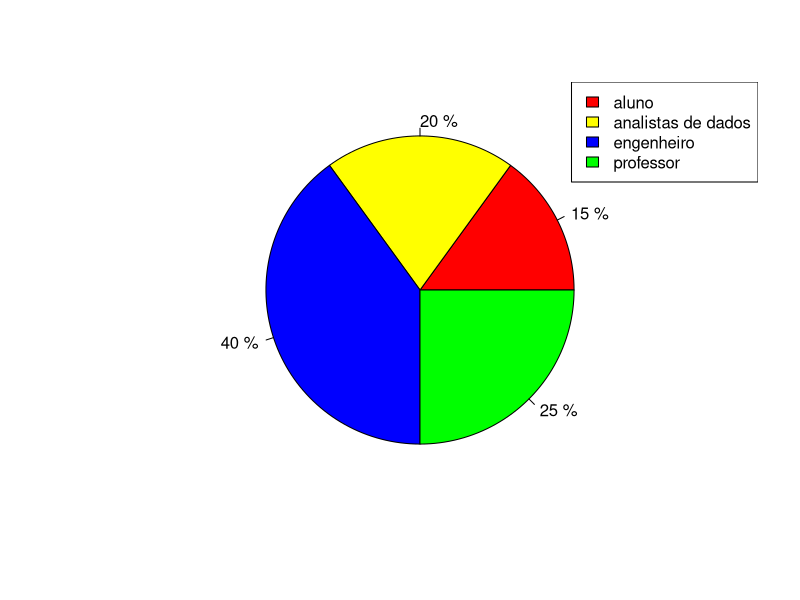

The R source for this figure: (Note: this script raises an error after producing the figure.)
#######################
# FICHA DE TRABALHO 3 #
#######################


# EXERCÍCIO 1

# 1 (a)

(amostra = c(rep("engenheiro",32), 
              rep("professor",20), 
              rep("analistas de dados",16), 
              rep("aluno",12)))


##############################################################
# 1 (b)

#######################
# tabela de frequências

(ni = table(amostra))  # frequências absolutas
(fi = prop.table(ni))  # frequências relativas

(tab.freq = data.frame(i=1:nrow(ni),       # número da linha
                        xi =names(ni),      # níveis da variável
                        ni=as.integer(ni),  # frequências absolutas
                        fi=as.numeric(fi)))  # frequências relativas

#######################
# representação gráfica

# gráfico circular
pie(ni, labels=paste(fi*100, "%"), col=c("red", "yellow", "blue", "green"))
legend("topright", legend=names(ni), fill=c("red", "yellow", "blue", "green"))


#######################
# medidas

if( min(ni)==max(ni) ){
  print("amodal")
} else{
  print(paste("Moda: ", names(ni)[ni==max(ni)]))
}



#######################################################################
#######################################################################
#######################################################################
#######################################################################
#######################################################################
#######################################################################

# EXERCÍCIO 2

#dados
#ler os dados do ficheiro: File -> Import Datset -> From EXCEL
obesidade


##############################################################
# 2 (a)

##############################
# variável estatística: Genero
# qualitativa

######
# i. medidas de localização central
#moda
(ni.g <- table(obesidade$Genero))

if( min(ni.g)==max(ni.g)){
  print("amodal")
} else{
  print(paste("Moda: ", names(ni.g)[ni.g==max(ni.g)]))
}


##############################
# variável estatística: Idade
# quantitativa

######
# i. medidas de localização central
#moda
(ni.Idade <- table(obesidade$Idade))

if( min(ni.Idade)==max(ni.Idade)){
  print("amodal")
} else{
  print(paste("Moda: ", names(ni.Idade)[ni.Idade==max(ni.Idade)]))
}
#média
mean(obesidade$Idade)
#mediana
median(obesidade$Idade)

######
# ii. quartis
quantile(obesidade$Idade, prob=c(0.25,0.50, 0.75))

######
# iii. nono decil
quantile(obesidade$Idade, prob=0.90)

######
# iV. terceiro percentil
quantile(obesidade$Idade, prob=0.03)

######
# v. extremos
#mínimo
min(obesidade$Idade)
#máximo
max(obesidade$Idade)

######
# vi. medidas de dispersão absoluta
# amplitude total
max(obesidade$Idade)-min(obesidade$Idade)
# amplitude Interquartil
IQR(obesidade$Idade)
# variância
var(obesidade$Idade)
# desvio padrão
sd(obesidade$Idade)

######
# vii. medidas de dispersão relativa
# coeficiente de variação
(sd(obesidade$Idade)/mean(obesidade$Idade))*100

######
# viii. medidas de simetria
e1071::skewness(obesidade$Idade)


##############################
# variável estatística: Altura
# quantitativa

######
# i. medidas de localização central
#moda
(ni.Altura <- table(obesidade$Altura))

if( min(ni.Altura)==max(ni.Altura)){
  print("amodal")
} else{
  print(paste("Moda: ", names(ni.Altura)[ni.Altura==max(ni.Altura)]))
}

#média
mean(obesidade$Altura)
#mediana
median(obesidade$Altura)

######
# ii. quartis
quantile(obesidade$Altura, prob=c(0.25,0.50, 0.75))

######
# iii. nono decil
quantile(obesidade$Altura, prob=0.90)

######
# iV. terceiro percentil
quantile(obesidade$Altura, prob=0.03)

######
# v. extremos
#mínimo
min(obesidade$Altura)
#máximo
max(obesidade$Altura)

######
# vi. medidas de dispersão absoluta
# amplitude total
max(obesidade$Altura)-min(obesidade$Altura)
# amplitude Interquartil
IQR(obesidade$Altura)
# variância
var(obesidade$Altura)
# desvio padrão
sd(obesidade$Altura)

######
# vii. medidas de dispersão relativa
# coeficiente de variação
(sd(obesidade$Altura)/mean(obesidade$Altura))*100

######
# viii. medidas de simetria
e1071::skewness(obesidade$Altura)


##############################
# variável estatística: Peso
# quantitativa

######
# i. medidas de localização central
#moda
(ni.Peso <- table(obesidade$Peso))

if( min(ni.Peso)==max(ni.Peso)){
  print("amodal")
} else{
  print(paste("Moda: ", names(ni.Peso)[ni.Peso==max(ni.Peso)]))
}

#média
mean(obesidade$Peso)
#mediana
median(obesidade$Peso)

######
# ii. quartis
quantile(obesidade$Peso, prob=c(0.25,0.50, 0.75))

######
# iii. nono decil
quantile(obesidade$Peso, prob=0.90)

######
# iV. terceiro percentil
quantile(obesidade$Peso, prob=0.03)

######
# v. extremos
#mínimo
min(obesidade$Peso)
#máximo
max(obesidade$Peso)

######
# vi. medidas de dispersão absoluta
# amplitude total
max(obesidade$Peso)-min(obesidade$Peso)
# amplitude Interquartil
IQR(obesidade$Peso)
# variância
var(obesidade$Peso)
# desvio padrão
sd(obesidade$Peso)

######
# vii. medidas de dispersão relativa
# coeficiente de variação
(sd(obesidade$Peso)/mean(obesidade$Peso))*100

######
# viii. medidas de simetria
e1071::skewness(obesidade$Peso)


##############################
# variável estatística: FAVC
# qualitativa

#moda
(ni.FAVC <- table(obesidade$FAVC))

if( min(ni.FAVC)==max(ni.FAVC)){
  print("amodal")
} else{
  print(paste("Moda: ", names(ni.FAVC)[ni.FAVC==max(ni.FAVC)]))
}


##############################
# variável estatística: FCVC
# qualitativa

#moda
(ni.FCVC <- table(obesidade$FCVC))

if( min(ni.FCVC)==max(ni.FCVC)){
  print("amodal")
} else{
  print(paste("Moda: ", names(ni.FCVC)[ni.FCVC==max(ni.FCVC)]))
}


##############################
# variável estatística: NCP
# quantitativa

######
# i. medidas de localização central
#moda
(ni.NCP <- table(obesidade$NCP))

if( min(ni.NCP)==max(ni.NCP)){
  print("amodal")
} else{
  print(paste("Moda: ", names(ni.NCP)[ni.NCP==max(ni.NCP)]))
}

#média
mean(obesidade$NCP)
#mediana
median(obesidade$NCP)

######
# ii. quartis
quantile(obesidade$NCP, prob=c(0.25,0.50, 0.75))

######
# iii. nono decil
quantile(obesidade$NCP, prob=0.90)

######
# iV. terceiro percentil
quantile(obesidade$NCP, prob=0.03)

######
# v. extremos
#mínimo
min(obesidade$NCP)
#máximo
max(obesidade$NCP)

######
# vi. medidas de dispersão absoluta
# amplitude total
max(obesidade$NCP)-min(obesidade$NCP)
# amplitude Interquartil
IQR(obesidade$NCP)
# variância
var(obesidade$NCP)
# desvio padrão
sd(obesidade$NCP)

######
# vii. medidas de dispersão relativa
# coeficiente de variação
(sd(obesidade$NCP)/mean(obesidade$NCP))*100

######
# viii. medidas de simetria
e1071::skewness(obesidade$NCP)


##############################
# variável estatística: CAEC
# qualitativa

#moda
(ni.CAEC <- table(obesidade$CAEC))

if( min(ni.CAEC)==max(ni.CAEC)){
  print("amodal")
} else{
  print(paste("Moda: ", names(ni.CAEC)[ni.CAEC==max(ni.CAEC)]))
}


##############################
# variável estatística: Fumar
# qualitativa

#moda
(ni.Fumar <- table(obesidade$Fumar))

if( min(ni.Fumar)==max(ni.Fumar)){
  print("amodal")
} else{
  print(paste("Moda: ", names(ni.Fumar)[ni.Fumar==max(ni.Fumar)]))
}


##############################
# variável estatística: CH2O
# qualitativa

#moda
(ni.CH2O <- table(obesidade$CH2O))

if( min(ni.CH2O)==max(ni.CH2O)){
  print("amodal")
} else{
  print(paste("Moda: ", names(ni.CH2O)[ni.CH2O==max(ni.CH2O)]))
}


##############################
# variável estatística: FAF
# qualitativa

#moda
(ni.FAF <- table(obesidade$FAF))

if( min(ni.FAF)==max(ni.FAF)){
  print("amodal")
} else{
  print(paste("Moda: ", names(ni.FAF)[ni.FAF==max(ni.FAF)]))
}


##############################
# variável estatística: CALC
# qualitativa

#moda
(ni.CALC <- table(obesidade$CALC))

if( min(ni.CALC)==max(ni.CALC)){
  print("amodal")
} else{
  print(paste("Moda: ", names(ni.CALC)[ni.CALC==max(ni.CALC)]))
}


##############################
# variável estatística: MTRANS
# qualitativa

#moda
(ni.MTRANS <- table(obesidade$MTRANS))

if( min(ni.MTRANS)==max(ni.MTRANS)){
  print("amodal")
} else{
  print(paste("Moda: ", names(ni.MTRANS)[ni.MTRANS==max(ni.MTRANS)]))
}


##############################################################
# 2 (b)

##############################
# variável estatística: Idade
# quantitativa

# i. sem indicação de outliers
boxplot(obesidade$Idade, col=2, main="Diagrama de extremos e quartis", 
        horizontal=TRUE, xlab="Idade", range=0)
# ii. com indicação de outliers a partir dos moderados
boxplot(obesidade$Idade, col=2, main="Diagrama de extremos e quartis", 
        horizontal=TRUE, xlab="Idade", range=1.5)
# iii. com indicação de outliers a partir dos severos
boxplot(obesidade$Idade, col=2, main="Diagrama de extremos e quartis", 
        horizontal=TRUE, xlab="Idade", range=3)


##############################
# variável estatística: Altura
# quantitativa

# i. sem indicação de outliers
boxplot(obesidade$Altura, col=3, main="Diagrama de extremos e quartis", 
        horizontal=TRUE, xlab="Altura", range=0)
# ii. com indicação de outliers a partir dos moderados
boxplot(obesidade$Altura, col=3, main="Diagrama de extremos e quartis", 
        horizontal=TRUE, xlab="Altura", range=1.5)
# iii. com indicação de outliers a partir dos severos
boxplot(obesidade$Altura, col=3, main="Diagrama de extremos e quartis", 
        horizontal=TRUE, xlab="Altura", range=3)


##############################
# variável estatística: Peso
# quantitativa

# i. sem indicação de outliers
boxplot(obesidade$Peso, col=4, main="Diagrama de extremos e quartis", 
        horizontal=TRUE, xlab="Peso", range=0)
# ii. com indicação de outliers a partir dos moderados
boxplot(obesidade$Peso, col=4, main="Diagrama de extremos e quartis", 
        horizontal=TRUE, xlab="Peso", range=1.5)
# iii. com indicação de outliers a partir dos severos
boxplot(obesidade$Peso, col=4, main="Diagrama de extremos e quartis", 
        horizontal=TRUE, xlab="Peso", range=3)


##############################
# variável estatística: NCP
# quantitativa

# i. sem indicação de outliers
boxplot(obesidade$NCP, col=5, main="Diagrama de extremos e quartis", horizontal=TRUE, 
        xlab="Número de refeições principais que tem habitualmente", range=0)
# ii. com indicação de outliers a partir dos moderados
boxplot(obesidade$NCP, col=5, main="Diagrama de extremos e quartis", horizontal=TRUE, 
        xlab="Número de refeições principais que tem habitualmente", range=1.5)
# iii. com indicação de outliers a partir dos severos
boxplot(obesidade$NCP, col=5, main="Diagrama de extremos e quartis", horizontal=TRUE, 
        xlab="Número de refeições principais que tem habitualmente", range=3)


##############################################################
# 2 (d)

# dados dos género feminino
obesidade.F <- obesidade[obesidade$Genero=="Feminino",] 
nrow(obesidade.F)

# dados dos género masculino
obesidade.M <- obesidade[obesidade$Genero=="Masculino",] 
nrow(obesidade.M)

##############################
# variável estatística: Idade
# quantitativa

#######
# (a) #
#######


######
# i. medidas de localização central

#moda

(ni.F.Idade <- table(obesidade.F$Idade))
if( min(ni.F.Idade)==max(ni.F.Idade)){
  print("amodal")
} else{
  print(paste("Moda: ", names(ni.F.Idade)[ni.F.Idade==max(ni.F.Idade)]))
}

(ni.M.Idade <- table(obesidade.M$Idade))
if( min(ni.M.Idade)==max(ni.M.Idade)){
  print("amodal")
} else{
  print(paste("Moda: ", names(ni.M.Idade)[ni.M.Idade==max(ni.M.Idade)]))
}

#média
mean(obesidade.F$Idade)
mean(obesidade.M$Idade)

#mediana
median(obesidade.F$Idade)
median(obesidade.M$Idade)


######
# ii. quartis

quantile(obesidade.F$Idade, prob=c(0.25,0.50,0.75))
quantile(obesidade.M$Idade, prob=c(0.25,0.50,0.75))


######
# iii. nono decil
quantile(obesidade.F$Idade, prob=0.90)
quantile(obesidade.M$Idade, prob=0.90)


######
# iV. terceiro percentil
quantile(obesidade.F$Idade, prob=0.03)
quantile(obesidade.M$Idade, prob=0.03)


######
# v. extremos
#mínimo
min(obesidade.F$Idade)
min(obesidade.M$Idade)
#máximo
max(obesidade.F$Idade)
max(obesidade.M$Idade)


######
# vi. medidas de dispersão absoluta

# amplitude total
max(obesidade.F$Idade)-min(obesidade.F$Idade)
max(obesidade.M$Idade)-min(obesidade.M$Idade)

# amplitude Interquartil
IQR(obesidade.F$Idade)
IQR(obesidade.M$Idade)

# variância
var(obesidade.F$Idade)
var(obesidade.M$Idade)

# desvio padrão
sd(obesidade.F$Idade)
sd(obesidade.M$Idade)

######
# vii. medidas de dispersão relativa

# coeficiente de variação
(sd(obesidade.F$Idade)/mean(obesidade.F$Idade))*100
(sd(obesidade.M$Idade)/mean(obesidade.M$Idade))*100

######
# viii. medidas de simetria
e1071::skewness(obesidade.F$Idade)
e1071::skewness(obesidade.M$Idade)

#######
# (b) #
#######

# i. sem indicação de outliers
boxplot(Idade ~ Genero, data=obesidade, col=2:3, xlab="Género", ylab="Idade", range=0)
# ii. com indicação de outliers a partir dos moderados
boxplot(Idade ~ Genero, data=obesidade, col=2:3, xlab="Género", ylab="Idade", range=1.5)
# iii. com indicação de outliers a partir dos severos
boxplot(Idade ~ Genero, data=obesidade, col=2:3, xlab="Género", ylab="Idade", range=3)


##############################
# variável estatística: Altura
# quantitativa

#######
# (a) #
#######


######
# i. medidas de localização central

#moda
(ni.F.Altura <- table(obesidade.F$Altura))
if( min(ni.F.Altura)==max(ni.F.Altura)){
  print("amodal")
} else{
  print(paste("Moda: ", names(ni.F.Altura)[ni.F.Altura==max(ni.F.Altura)]))
}

(ni.M.Altura <- table(obesidade.M$Altura))
if( min(ni.M.Altura)==max(ni.M.Altura)){
  print("amodal")
} else{
  print(paste("Moda: ", names(ni.M.Altura)[ni.M.Altura==max(ni.M.Altura)]))
}

#média
mean(obesidade.F$Altura)
mean(obesidade.M$Altura)

#mediana (fórmula dos slides)
median(obesidade.F$Altura, type=2)
median(obesidade.M$Altura, type=2)

######
# ii. quartis
quantile(obesidade.F$Altura, prob=c(0.25,0.50,0.75))
quantile(obesidade.M$Altura, prob=c(0.25,0.50,0.75))


######
# iii. nono decil
quantile(obesidade.F$Altura, prob=0.90)
quantile(obesidade.M$Altura, prob=0.90)


######
# iV. terceiro percentil
quantile(obesidade.F$Altura, prob=0.03)
quantile(obesidade.M$Altura, prob=0.03)


######
# v. extremos
#mínimo
min(obesidade.F$Altura)
min(obesidade.M$Altura)
#máximo
max(obesidade.F$Altura)
max(obesidade.M$Altura)


######
# vi. medidas de dispersão absoluta

# amplitude total
max(obesidade.F$Altura)-min(obesidade.F$Altura)
max(obesidade.M$Altura)-min(obesidade.M$Altura)

# amplitude Interquartil
IQR(obesidade.F$Altura)
IQR(obesidade.M$Altura)

# variância
var(obesidade.F$Altura)
var(obesidade.M$Altura)

# desvio padrão
sd(obesidade.F$Altura)
sd(obesidade.M$Altura)

######
# vii. medidas de dispersão relativa

# coeficiente de variação
(sd(obesidade.F$Altura)/mean(obesidade.F$Altura))*100
(sd(obesidade.M$Altura)/mean(obesidade.M$Altura))*100

######
# viii. medidas de simetria
e1071::skewness(obesidade.F$Altura)
e1071::skewness(obesidade.M$Altura)

#######
# (b) #
#######

# i. sem indicação de outliers
boxplot(Altura ~ Genero, data=obesidade, col=4:5, xlab="Género", ylab="Altura", range=0)
# ii. com indicação de outliers a partir dos moderados
boxplot(Altura ~ Genero, data=obesidade, col=4:5, xlab="Género", ylab="Altura", range=1.5)
# iii. com indicação de outliers a partir dos severos
boxplot(Altura ~ Genero, data=obesidade, col=4:5, xlab="Género", ylab="Altura", range=3)



##############################
# variável estatística: Peso
# quantitativa

#######
# (a) #
#######


######
# i. medidas de localização central

#moda
(ni.F.Peso <- table(obesidade.F$Peso))
if( min(ni.F.Peso)==max(ni.F.Peso)){
  print("amodal")
} else{
  print(paste("Moda: ", names(ni.F.Peso)[ni.F.Peso==max(ni.F.Peso)]))
}

(ni.M.Peso <- table(obesidade.M$Peso))
if( min(ni.M.Peso)==max(ni.M.Peso)){
  print("amodal")
} else{
  print(paste("Moda: ", names(ni.M.Peso)[ni.M.Peso==max(ni.M.Peso)]))
}


#média
mean(obesidade.F$Peso)
mean(obesidade.M$Peso)

#mediana
median(obesidade.F$Peso)
median(obesidade.M$Peso)


######
# ii. quartis
quantile(obesidade.F$Peso, prob=c(0.25,0.50,0.75))
quantile(obesidade.M$Peso, prob=c(0.25,0.50,0.75))


######
# iii. nono decil
quantile(obesidade.F$Peso, prob=0.90)
quantile(obesidade.M$Peso, prob=0.90)


######
# iV. terceiro percentil
quantile(obesidade.F$Peso, prob=0.03)
quantile(obesidade.M$Peso, prob=0.03)


######
# v. extremos
#mínimo
min(obesidade.F$Peso)
min(obesidade.M$Peso)
#máximo
max(obesidade.F$Peso)
max(obesidade.M$Peso)


######
# vi. medidas de dispersão absoluta

# amplitude total
max(obesidade.F$Peso)-min(obesidade.F$Peso)
max(obesidade.M$Peso)-min(obesidade.M$Peso)

# amplitude Interquartil
IQR(obesidade.F$Peso)
IQR(obesidade.M$Peso)

# variância
var(obesidade.F$Peso)
var(obesidade.M$Peso)

# desvio padrão
sd(obesidade.F$Peso)
sd(obesidade.M$Peso)

######
# vii. medidas de dispersão relativa

# coeficiente de variação
(sd(obesidade.F$Peso)/mean(obesidade.F$Peso))*100
(sd(obesidade.M$Peso)/mean(obesidade.M$Peso))*100

######
# viii. medidas de simetria
e1071::skewness(obesidade.F$Peso)
e1071::skewness(obesidade.M$Peso)

#######
# (b) #
#######

# i. sem indicação de outliers
boxplot(Peso ~ Genero, data=obesidade, col=6:7, xlab="Género", ylab="Peso", range=0)
# ii. com indicação de outliers a partir dos moderados
boxplot(Peso ~ Genero, data=obesidade, col=6:7, xlab="Género", ylab="Peso", range=1.5)
# iii. com indicação de outliers a partir dos severos
boxplot(Peso ~ Genero, data=obesidade, col=6:7, xlab="Género", ylab="Peso", range=3)


##############################
# variável estatística: FAVC
# qualitativa

#######
# (a) #
#######


######
# i. medidas de localização central

#moda
(ni.F.FAVC <- table(obesidade.F$FAVC))
if( min(ni.F.FAVC)==max(ni.F.FAVC)){
  print("amodal")
} else{
  print(paste("Moda: ", names(ni.F.FAVC)[ni.F.FAVC==max(ni.F.FAVC)]))
}

(ni.M.FAVC <- table(obesidade.M$FAVC))
if( min(ni.M.FAVC)==max(ni.M.FAVC)){
  print("amodal")
} else{
  print(paste("Moda: ", names(ni.M.FAVC)[ni.M.FAVC==max(ni.M.FAVC)]))
}

##############################
# variável estatística: FCVC
# qualitativa

#######
# (a) #
#######


######
# i. medidas de localização central

#moda
(ni.F.FCVC <- table(obesidade.F$FCVC))
if( min(ni.F.FCVC)==max(ni.F.FCVC)){
  print("amodal")
} else{
  print(paste("Moda: ", names(ni.F.FCVC)[ni.F.FCVC==max(ni.F.FCVC)]))
}

(ni.M.FCVC <- table(obesidade.M$FCVC))
if( min(ni.M.FCVC)==max(ni.M.FCVC)){
  print("amodal")
} else{
  print(paste("Moda: ", names(ni.M.FCVC)[ni.M.FCVC==max(ni.M.FCVC)]))
}

##############################
# variável estatística: NCP
# quantitativa

#######
# (a) #
#######


######
# i. medidas de localização central

#moda

(ni.F.NCP <- table(obesidade.F$NCP))
if( min(ni.F.NCP)==max(ni.F.NCP)){
  print("amodal")
} else{
  print(paste("Moda: ", names(ni.F.NCP)[ni.F.NCP==max(ni.F.NCP)]))
}

(ni.M.NCP <- table(obesidade.M$NCP))
if( min(ni.M.NCP)==max(ni.M.NCP)){
  print("amodal")
} else{
  print(paste("Moda: ", names(ni.M.NCP)[ni.M.NCP==max(ni.M.NCP)]))
}


#média
mean(obesidade.F$NCP)
mean(obesidade.M$NCP)

#mediana  (fórmula dos slides: type=2)
median(obesidade.F$NCP, type=2)
median(obesidade.M$NCP, type=2)

######
# ii. quartis
quantile(obesidade.F$NCP, prob=c(0.25,0.50,0.75))
quantile(obesidade.M$NCP, prob=c(0.25,0.50,0.75))


######
# iii. nono decil
quantile(obesidade.F$NCP, prob=0.90)
quantile(obesidade.M$NCP, prob=0.90)


######
# iV. terceiro percentil
quantile(obesidade.F$NCP, prob=0.03)
quantile(obesidade.M$NCP, prob=0.03)


######
# v. extremos
#mínimo
min(obesidade.F$NCP)
min(obesidade.M$NCP)
#máximo
max(obesidade.F$NCP)
max(obesidade.M$NCP)


######
# vi. medidas de dispersão absoluta

# amplitude total
max(obesidade.F$NCP)-min(obesidade.F$NCP)
max(obesidade.M$NCP)-min(obesidade.M$NCP)

# amplitude Interquartil
IQR(obesidade.F$NCP)
IQR(obesidade.M$NCP)

# variância
var(obesidade.F$NCP)
var(obesidade.M$NCP)

# desvio padrão
sd(obesidade.F$NCP)
sd(obesidade.M$NCP)


######
# vii. medidas de dispersão relativa

# coeficiente de variação
(sd(obesidade.F$NCP)/mean(obesidade.F$NCP))*100
(sd(obesidade.M$NCP)/mean(obesidade.M$NCP))*100


######
# viii. medidas de simetria
e1071::skewness(obesidade.F$NCP)
e1071::skewness(obesidade.M$NCP)

#######
# (b) #
#######

# i. sem indicação de outliers
boxplot(NCP ~ Genero, data=obesidade, col=8:9, xlab="Género", 
        ylab="Número de refeições principais que tem habitualmente", range=0)
# ii. com indicação de outliers a partir dos moderados
boxplot(NCP ~ Genero, data=obesidade, col=8:9, xlab="Género", 
        ylab="Número de refeições principais que tem habitualmente", range=1.5)
# iii. com indicação de outliers a partir dos severos
boxplot(NCP ~ Genero, data=obesidade, col=8:9, xlab="Género", 
        ylab="Número de refeições principais que tem habitualmente", range=3)


##############################
# variável estatística: CAEC
# qualitativa

#######
# (a) #
#######


######
# i. medidas de localização central

#moda

(ni.F.CAEC <- table(obesidade.F$CAEC))
if( min(ni.F.CAEC)==max(ni.F.CAEC)){
  print("amodal")
} else{
  print(paste("Moda: ", names(ni.F.CAEC)[ni.F.CAEC==max(ni.F.CAEC)]))
}

(ni.M.CAEC <- table(obesidade.M$CAEC))
if( min(ni.M.CAEC)==max(ni.M.CAEC)){
  print("amodal")
} else{
  print(paste("Moda: ", names(ni.M.CAEC)[ni.M.CAEC==max(ni.M.CAEC)]))
}

##############################
# variável estatística: Fumar
# qualitativa

#######
# (a) #
#######


######
# i. medidas de localização central

#moda

(ni.F.Fumar <- table(obesidade.F$Fumar))
if( min(ni.F.Fumar)==max(ni.F.Fumar)){
  print("amodal")
} else{
  print(paste("Moda: ", names(ni.F.Fumar)[ni.F.Fumar==max(ni.F.Fumar)]))
}

(ni.M.Fumar <- table(obesidade.M$Fumar))
if( min(ni.M.Fumar)==max(ni.M.Fumar)){
  print("amodal")
} else{
  print(paste("Moda: ", names(ni.M.Fumar)[ni.M.Fumar==max(ni.M.Fumar)]))
}

##############################
# variável estatística: CH2O
# qualitativa

#######
# (a) #
#######


######
# i. medidas de localização central

#moda

(ni.F.CH2O <- table(obesidade.F$CH2O))
if( min(ni.F.CH2O)==max(ni.F.CH2O)){
  print("amodal")
} else{
  print(paste("Moda: ", names(ni.F.CH2O)[ni.F.CH2O==max(ni.F.CH2O)]))
}

(ni.M.CH2O <- table(obesidade.M$CH2O))
if( min(ni.M.CH2O)==max(ni.M.CH2O)){
  print("amodal")
} else{
  print(paste("Moda: ", names(ni.M.CH2O)[ni.M.CH2O==max(ni.M.CH2O)]))
}

##############################
# variável estatística: FAF
# qualitativa

#######
# (a) #
#######


######
# i. medidas de localização central

#moda

(ni.F.FAF <- table(obesidade.F$FAF))
if( min(ni.F.FAF)==max(ni.F.FAF)){
  print("amodal")
} else{
  print(paste("Moda: ", names(ni.F.FAF)[ni.F.FAF==max(ni.F.FAF)]))
}

(ni.M.FAF <- table(obesidade.M$FAF))
if( min(ni.M.FAF)==max(ni.M.FAF)){
  print("amodal")
} else{
  print(paste("Moda: ", names(ni.M.FAF)[ni.M.FAF==max(ni.M.FAF)]))
}


##############################
# variável estatística: CALC
# qualitativa

#######
# (a) #
#######


######
# i. medidas de localização central

#moda

(ni.F.CALC <- table(obesidade.F$CALC))
if( min(ni.F.CALC)==max(ni.F.CALC)){
  print("amodal")
} else{
  print(paste("Moda: ", names(ni.F.CALC)[ni.F.CALC==max(ni.F.CALC)]))
}

(ni.M.CALC <- table(obesidade.M$CALC))
if( min(ni.M.CALC)==max(ni.M.CALC)){
  print("amodal")
} else{
  print(paste("Moda: ", names(ni.M.CALC)[ni.M.CALC==max(ni.M.CALC)]))
}

##############################
# variável estatística: MTRANS
# qualitativa

#######
# (a) #
#######


######
# i. medidas de localização central

#moda

(ni.F.MTRANS <- table(obesidade.F$MTRANS))
if( min(ni.F.MTRANS)==max(ni.F.MTRANS)){
  print("amodal")
} else{
  print(paste("Moda: ", names(ni.F.MTRANS)[ni.F.MTRANS==max(ni.F.MTRANS)]))
}

(ni.M.MTRANS <- table(obesidade.M$MTRANS))
if( min(ni.M.MTRANS)==max(ni.M.MTRANS)){
  print("amodal")
} else{
  print(paste("Moda: ", names(ni.M.MTRANS)[ni.M.MTRANS==max(ni.M.MTRANS)]))
}




##############################################################
# 2 (f)

#################################
# i) variável estatística: Idade

# mínimo e máximo dos dados
min(obesidade$Idade)
max(obesidade$Idade)

k1 <- 8   # 8 classes
h1 <- 6   # amplitude 6 anos

# mínimo e máximo das classes
valor.min1 <- 14   # primeira classe a começar nos 14 anos
(valor.max1 <- valor.min1 + h1*k1)

#extremos das classes
(cortes1 <- seq(valor.min1, valor.max1, by=h1))

# intervalos abertos à esquerda e fechados à direita
# como o mínimo dos dados = ao primeiro valor da primeira classe
# a primeira classe tem de ser fechada dos dois lados
(classes1 <- cut(obesidade$Idade, breaks=cortes1, right=TRUE, include.lowest=TRUE))

# classe modal
(ni.ei <- table(classes1))
if( min(ni.ei)==max(ni.ei)){
  print("amodal")
} else{
  print(paste("Classe Modal: ", names(ni.ei)[ni.ei==max(ni.ei)]))
}


# classes dos quartis
(fi.ei <- prop.table(ni.ei))
round(cumsum(fi.ei),4)


#################################
# ii) variável estatística: Altura

# mínimo e máximo dos dados
min(obesidade$Altura)
max(obesidade$Altura)

# 3 classes: [1.45,1.60], ]1.60,1.80] e ]1.80,2.00]
#extremos das classes
cortes2 <- c(1.45,1.60,1.80,2.00)

# intervalos abertos à esquerda e fechados à direita
# a primeira classe fechada dos dois lados
(classes2 <- cut(obesidade$Altura, breaks=cortes2, right=TRUE, include.lowest=TRUE))

# classe modal
(ni.eii <- table(classes2))
if( min(ni.eii)==max(ni.eii)){
  print("amodal")
} else{
  print(paste("Classe Modal: ", names(ni.eii)[ni.eii==max(ni.eii)]))
}

# classes dos quartis
(fi.eii <- prop.table(ni.eii))
round(cumsum(fi.eii),4)


#################################
# ii) variável estatística: Peso

# mínimo e máximo dos dados
min(obesidade$Peso)
max(obesidade$Peso)

(k3<-trunc(1+log(n)/log(2)))   # número de classes
(h3 <-  (max(obesidade$Peso)-min(obesidade$Peso))/k3)   # amplitude das classes

# mínimo e máximo das classes
(valor.min3 <- min(obesidade$Peso))
(valor.max3 <- valor.min3 + h3*k3)

#extremos das classes
(cortes3 <- seq(valor.min3, valor.max3, by=h3))

# intervalos fechados à esquerda e abertos à direita
# como o maximo dos dados é igual ao último valor da última classe
# a última classe tem de ser fechada nos dois lados
(classes3 <- cut(obesidade$Peso, breaks=cortes3, right=FALSE, include.lowest=TRUE))

# classe modal
(ni.eiii <- table(classes3))
if( min(ni.eiii)==max(ni.eiii)){
  print("amodal")
} else{
  print(paste("Classe Modal: ", names(ni.eiii)[ni.eiii==max(ni.eiii)]))
}

# classes dos quartis
(fi.eiii <- prop.table(ni.eiii))
round(cumsum(fi.eiii),4)


